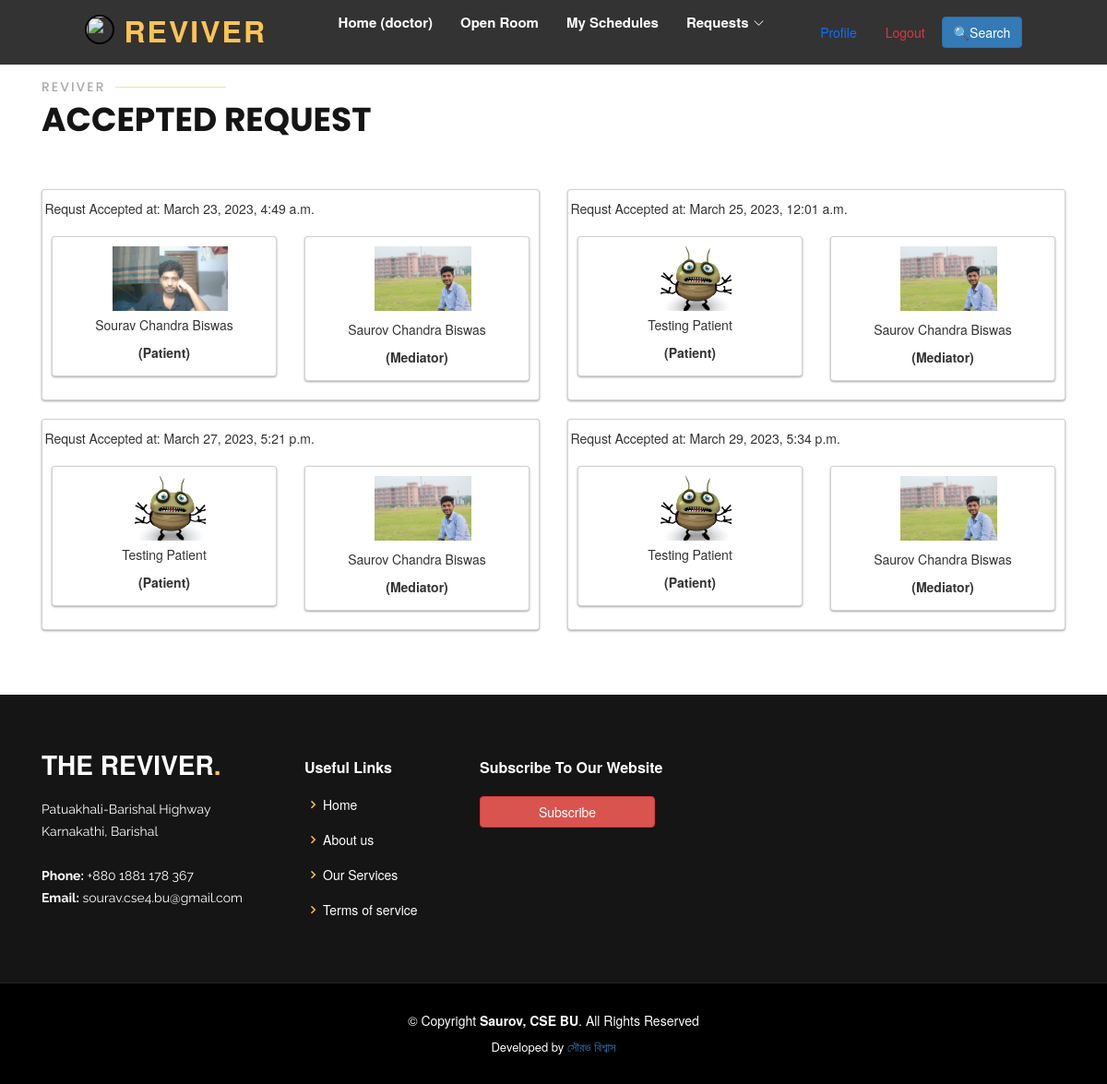
Page /doctor/doctor_accepted/ (signed in) on the committed database.
### user/models.py (models this page shows, shortened)
class Patient(models.Model):
    gender_choice = (
            ('female', 'Female'),
            ('male', 'Male'),
            ('other', 'Other'),
        )
    user_profile = models.ForeignKey(UserProfile, on_delete = models.CASCADE)
    diagnosis = models.TextField(blank = True, null = True)
    name = models.CharField(max_length= 30, blank = True, null = True)
    age = models.IntegerField(blank = True, null = True)
    gender = models.CharField(max_length=30, blank=True, null=True, choices=gender_choice)
    image = models.ImageField(upload_to="images/",  blank=True, null = True)
    created_at = models.DateTimeField(default=get_current_time(), blank = True, null = True)
    def __init__(self, *args, **kwargs):
        user_profile = kwargs.pop('user_profile', None)
        super().__init__(*args, **kwargs)
        if user_profile:
            self.instance.user_profile = user_profile

class Userdata(models.Model):
    gender_choice = (
            ('male', 'male'),
            ('female', 'female'),
            ('other', 'other'),
        )
    user_profile = models.ForeignKey(UserProfile, on_delete=models.CASCADE, related_name='user_data', default = None)
    name = models.CharField(max_length = 190, null = True, blank = True)
    dob = models.DateField(null = True, blank = True)
    occupation = models.CharField(max_length = 200, null = True, blank = True)
    monthly_income = models.IntegerField(null = True, blank = True)
    address = models.CharField(max_length = 300, null = True, blank = True)
    NID = models.CharField(max_length = 20, unique = True, null = True, blank = True)
    image = models.ImageField(upload_to="images/",  blank=True)
    gender = models.CharField(max_length=30, blank=True, null=True, choices=gender_choice)
    bio = models.TextField(null = True, blank = True)
    oldpassword = models.CharField(max_length=128, null = True, blank = True)
    newpassword = models.CharField(max_length=18, null = True, blank = True)
    confirmpassword = models.CharField(max_length=18, null = True, blank = True)
    active_time_start = models.TimeField(null = True, blank = True)
    active_time_end = models.TimeField(null = True, blank = True)
    active_day = models.DateField(blank = True, null = True)
    subscribe = models.DateField(blank = True, null = True)
    meeting_count = models.IntegerField(blank = True, null = True, default=0)
    is_sub = models.BooleanField(default=False)
    def image_tag(self):
        if self.image:
            return mark_safe('<img src="{}" height="70" width="60" />'.format(self.image.url))
    image_tag.short_description = 'Image'

### doctor/views.py (the view)
# urls.py: path('doctor_accepted/', views.doctor_accepted, name = 'doctor_accepted'),
def doctor_accepted(request):
    context = {}
    if not request.user.is_authenticated:
        return redirect('signin')
    user_profile = UserProfile.objects.get(user=request.user)
    context['user_profile'] = user_profile
    if user_profile is not None:
        user_profile.last_seen = timezone.now()
        user_profile.save()
    data = Emgergency.objects.filter(doctor_profile = user_profile, status='Accepted')
    datas = []
    for ds in data:
        lst = []
        dd = ds.patient_profile
        dd.created_at = ds.reqdatetime
        print (dd.created_at)
        lst.append(dd)
        user_data = Userdata.objects.get(user_profile=ds.user_profile)
        lst.append(user_data)
        datas.append(lst)
    context['resultset'] = datas
    return render(request, 'doctor/accepted.html', context)

### templates/doctor/accepted.html (shortened to what this page needs)
{% extends 'user/base.html' %}
{% load static %}
{% block addhead %}
<link rel="stylesheet" href="https://maxcdn.bootstrapcdn.com/bootstrap/3.4.1/css/bootstrap.min.css">
{% endblock %}
{% block body %}
<div class="section-title mt-5">
    <h2>Reviver</h2>
    <p>Accepted Request</p>
</div>
<div class="row">
    {% for ds in resultset %}
    <div class="col-md-6">
        <div class="card">
            <div class="card-body">
                <div class="row">
                    {% for data in ds %}
                    {% if forloop.counter == 1 %}
                    <p> Requst Accepted at: {{ data.created_at }} </p>
                    <div class="col-md-6">
                        <div class="card">
                            <div class="card-body">
                                <div class="image">
                                    <img src="{{ data.image.url }}" alt="no image found" style="width: 235px; height: 70px; object-fit: contain; object-position: center;">
                                </div>
                                <div class="card-inner text-center">
                                    <div class="header">
                                        <div class="row">
                                            <p class = "sm mt-2"> {{ data.name }}</p>
                                            <h7 class="fw-bold">(Patient)</h7>
                                        </div>
                                    </div>
                                </div>
                            </div>
                        </div>
                    </div>
                    {% else %}
                    <div class="col-md-6">
                        <div class="card">
                            <div class="card-body">
                                <div class="image">
                                    <img src="{{ data.image.url }}" alt="no image found" style="width: 235px; height: 70px; object-fit: contain; object-position: center;">
                                </div>
                                <div class="card-inner text-center mt-2">
                                    <div class="header">
                                        <div class="row">
                                            <p class = "sm mt-2"> {{ data.name }}</p>
                                            <h7 class="fw-bold">(Mediator)</h7>
                                                                              </div>
                                    </div>
                                </div>
                            </div>
                        </div>
                    </div>
                    {% endif %}
                    {% endfor %}
                </div>
            </div>
        </div>
    </div>
    {% endfor %}
</div>
{% endblock %}

### static/assets/css/style.css (style rules this page uses)
body { font-family: "Open Sans", sans-serif; color: #444444; }
h1, h2, h3, h4, h5, h6 { font-family: "Raleway", sans-serif; }
.section-title { padding-bottom: 40px; }
.section-title h2 { font-size: 14px; font-weight: 500; padding: 0; line-height: 1px; margin: 0 0 5px 0; letter-spacing: 2px; text-transform: uppercase; color: #aaaaaa; font-family: "Poppins", sans-serif; }
.section-title h2::after { content: ""; width: 120px; height: 1px; display: inline-block; background: #ffde9e; margin: 4px 10px; }
.section-title p { margin: 0; margin: 0; font-size: 36px; font-weight: 700; text-transform: uppercase; font-family: "Poppins", sans-serif; color: #151515; }

### templates/doctor/accepted.html (style rules this page uses)
body { background: #eeeded; }
.card { box-shadow: 0 1px 3px rgba(0, 0, 0, 0.12), 0 1px 2px rgba(0, 0, 0, 0.24); transition: all 0.2s ease-in-out; box-sizing: border-box; margin-top: 10px; margin-bottom: 10px; background-color: #FFF; }
.card .header { margin-bottom: 5px; }
.card img { width: 100%; }

### rows in the picture
Patient: created_at "March 23, 2023, 4:49 a.m.", image (picture), name "Sourav Chandra Biswas"
Userdata: image (picture), name "Saurov Chandra Biswas"
Patient: created_at "March 25, 2023, 12:01 a.m.", image (picture), name "Testing Patient", created_at "March 27, 2023, 5:21 p.m.", created_at "March 29, 2023, 5:34 p.m."
